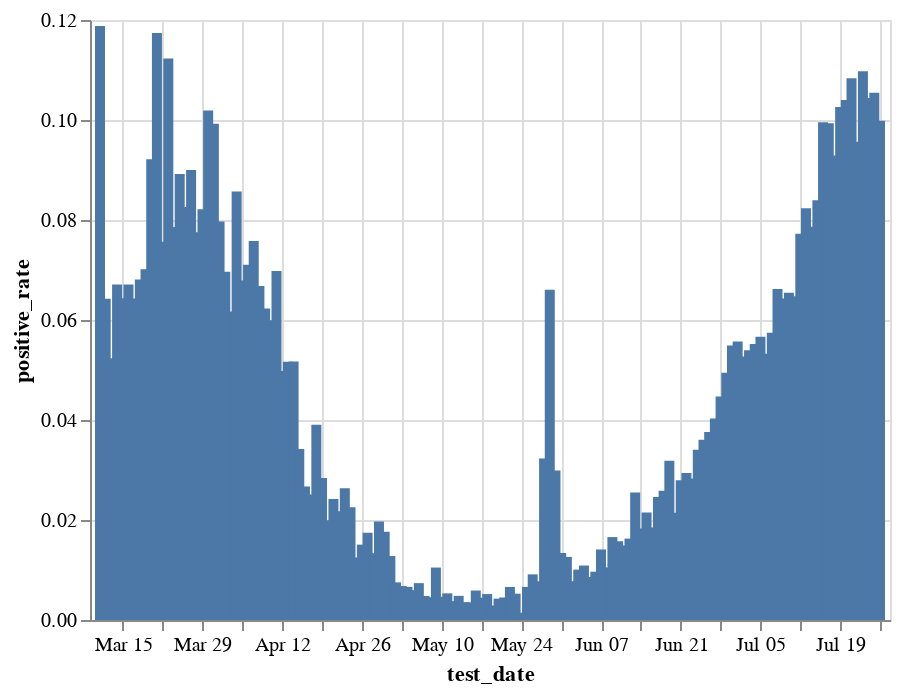

This figure's notebook cell:
### Code cell
pr = (bdi[(bdi.test_date>'2020') & (bdi.test_date<'2021')&(bdi.corona_result.isin(['positive', 'negative'])) & (bdi.is_first_Test=='Yes')]
 .groupby(['test_date', 'corona_result']).size().unstack()
 .assign(positive_rate=lambda x: x.positive/(x.positive+x.negative)))

alt.Chart(pr.reset_index()).mark_bar().encode(
    x='test_date',
    y='positive_rate',
    tooltip=['test_date', 'positive_rate']
).interactive()

### Figure 1 — Vega-Lite specification as saved in the notebook (floating-point values rounded to 4 significant figures; data arrays with more than 128 entries replaced by an {"elided": "..."} marker saying what was removed)
{"config": {"view": {"continuousWidth": 400, "continuousHeight": 300}}, "data": {"name": "data-ac7702f36516e125108a00ebf3bd688a"}, "mark": "bar", "encoding": {"tooltip": [{"type": "temporal", "field": "test_date"}, {"type": "quantitative", "field": "positive_rate"}], "x": {"type": "temporal", "field": "test_date"}, "y": {"type": "quantitative", "field": "positive_rate"}}, "selection": {"selector002": {"type": "interval", "bind": "scales", "encodings": ["x", "y"]}}, "$schema": "https://vega.github.io/schema/vega-lite/v4.8.1.json", "datasets": {"data-ac7702f36516e125108a00ebf3bd688a": {"elided": "138 records"}}}
